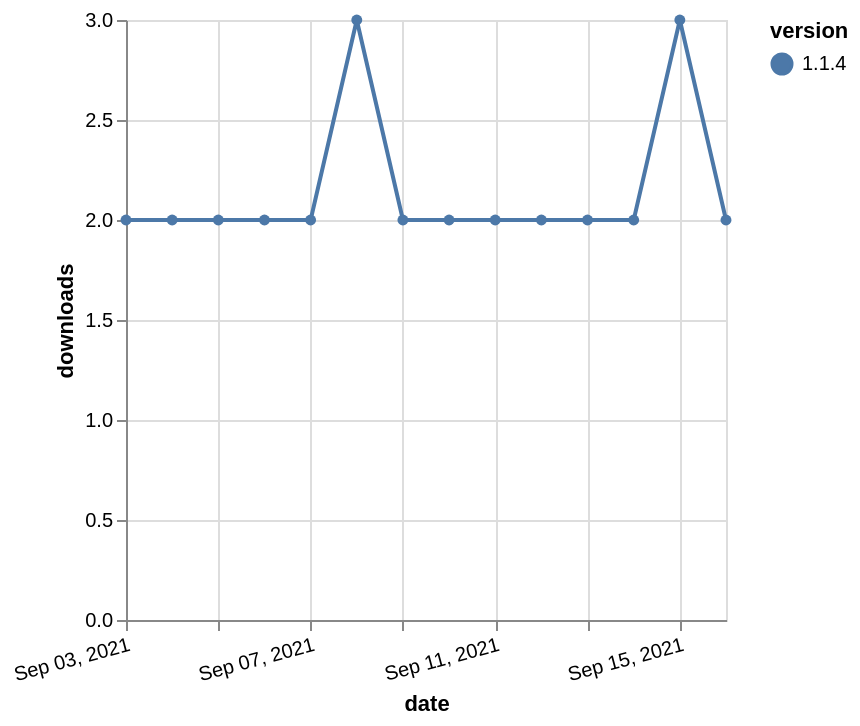

Source (Vega-Lite JSON):
### Vega-Lite specification from a JSON file in a GitHub repository (floating-point values rounded to 4 significant figures)
{"$schema": "https://vega.github.io/schema/vega-lite/v5.json", "description": "A simple bar chart with embedded data.", "data": {"values": [{"date": "2021-09-03", "total": 2372, "delta": 2, "version": "1.1.4"}, {"date": "2021-09-04", "total": 2374, "delta": 2, "version": "1.1.4"}, {"date": "2021-09-05", "total": 2376, "delta": 2, "version": "1.1.4"}, {"date": "2021-09-06", "total": 2378, "delta": 2, "version": "1.1.4"}, {"date": "2021-09-07", "total": 2380, "delta": 2, "version": "1.1.4"}, {"date": "2021-09-08", "total": 2383, "delta": 3, "version": "1.1.4"}, {"date": "2021-09-09", "total": 2385, "delta": 2, "version": "1.1.4"}, {"date": "2021-09-10", "total": 2387, "delta": 2, "version": "1.1.4"}, {"date": "2021-09-11", "total": 2389, "delta": 2, "version": "1.1.4"}, {"date": "2021-09-12", "total": 2391, "delta": 2, "version": "1.1.4"}, {"date": "2021-09-13", "total": 2393, "delta": 2, "version": "1.1.4"}, {"date": "2021-09-14", "total": 2395, "delta": 2, "version": "1.1.4"}, {"date": "2021-09-15", "total": 2398, "delta": 3, "version": "1.1.4"}, {"date": "2021-09-16", "total": 2400, "delta": 2, "version": "1.1.4"}]}, "width": "container", "mark": {"type": "line", "point": {"filled": true}}, "encoding": {"x": {"field": "date", "type": "temporal", "timeUnit": "yearmonthdate", "title": "date", "axis": {"labelAngle": -15}}, "y": {"field": "delta", "type": "quantitative", "title": "downloads"}, "color": {"field": "version", "type": "nominal"}, "tooltip": {"field": "delta"}}}
